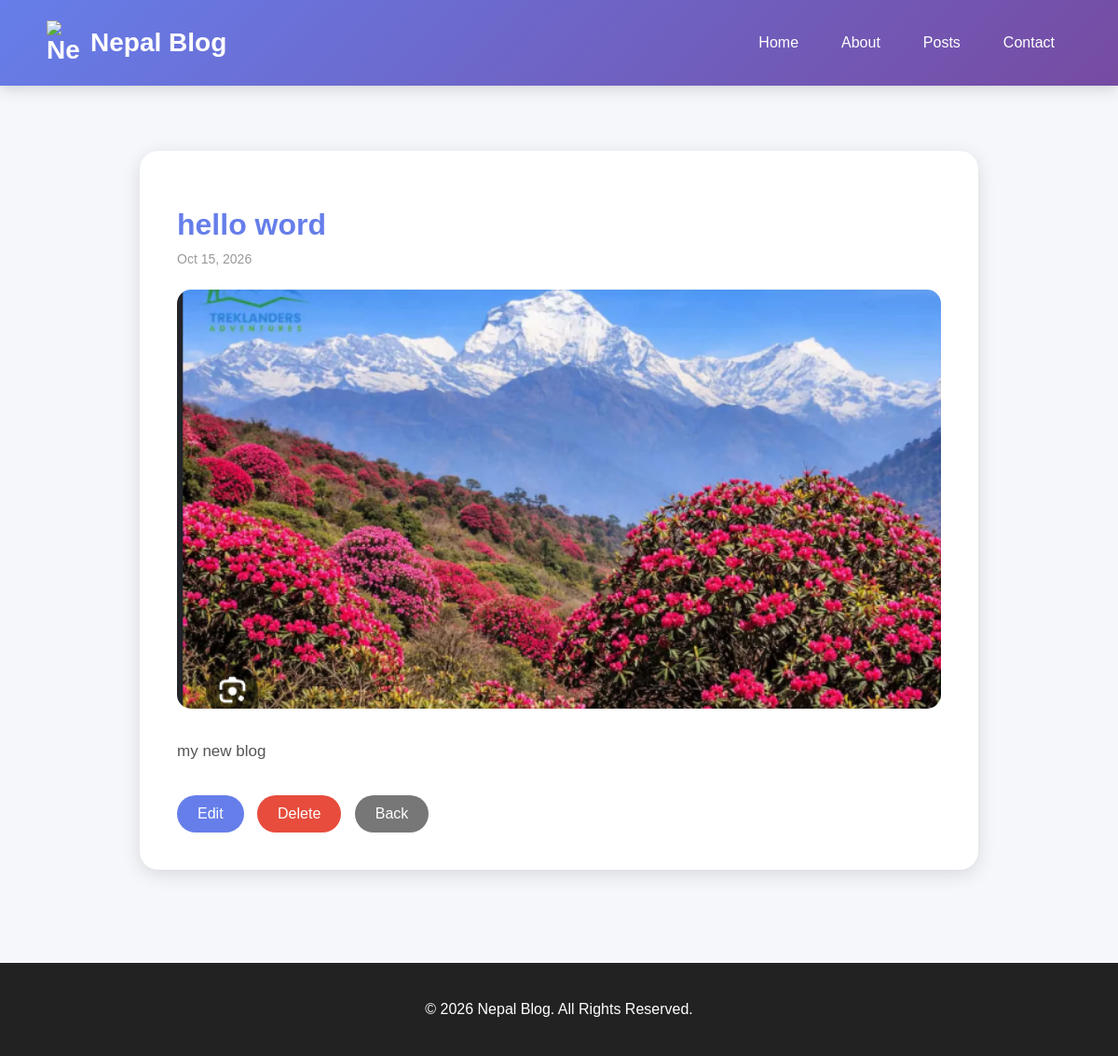
The page /posts/9/ on the database its author committed.
### blog/models.py (models this page shows, shortened)
class Post(models.Model):
    title = models.CharField(max_length=200)
    slug = models.SlugField(unique=True, blank=True, null=True)
    content = models.TextField()
    author = models.ForeignKey(
        settings.AUTH_USER_MODEL,
        on_delete=models.CASCADE,
        null=True,
        blank=True,
    )
    cover_image = models.ImageField(
        upload_to="posts/",
        blank=True,
        null=True
    )
    created_at = models.DateTimeField(auto_now_add=True)
    updated_at = models.DateTimeField(auto_now=True)

### blog/views.py (the view)
# urls.py: path("posts/<int:pk>/", views.post_detail, name="post_detail"),
def post_detail(request, pk):
    post = get_object_or_404(Post, pk=pk)
    return render(request, "blog/post_detail.html", {"post": post})

### blog/templates/blog/post_detail.html (shortened to what this page needs)
{% extends "blog/base.html" %}
{% block content %}
<div class="detail">
    <h1>
        {{ post.title }}
    </h1>
    <div class="date">
        {{ post.created_at|date:"M d, Y" }}
    </div>
    {% if post.cover_image %}
        <img
            src="{{ post.cover_image.url }}"
            alt="{{ post.title }}"
            class="cover"
        >
    {% endif %}
    <div class="content">
        {{ post.content|linebreaks }}
    </div>
    <a
        href="{% url 'post_edit' post.pk %}"
        class="button edit"
    >
        Edit
    </a>
    <a
        href="{% url 'post_delete' post.pk %}"
        class="button delete"
    >
        Delete
    </a>
    <a
        href="{% url 'post_list' %}"
        class="button back"
    >
        Back
    </a>
</div>
{% endblock %}

### blog/templates/blog/base.html (style rules this page uses)
* { box-sizing: border-box; }
body { margin: 0; font-family: Arial, sans-serif; background: #f5f7fb; color: #333; }

### blog/templates/blog/post_detail.html (style rules this page uses)
.detail { max-width: 900px; margin: 50px auto; background: white; padding: 40px; border-radius: 20px; box-shadow: 0 5px 20px rgba(0,0,0,0.12); }
.detail h1 { color: #667eea; margin-bottom: 10px; }
.date { color: #999; font-size: 14px; margin-bottom: 25px; }
.cover { width: 100%; max-height: 450px; object-fit: cover; border-radius: 15px; margin-bottom: 30px; display: block; }
.content { color: #555; line-height: 1.9; font-size: 17px; margin-bottom: 30px; }
.button { display: inline-block; padding: 11px 22px; margin-right: 10px; border-radius: 25px; text-decoration: none; color: white; }
.edit { background: #667eea; }
.delete { background: #e74c3c; }
.back { background: #777; }

### rows shown on the page
Post: title "hello word", created_at "Oct 15, 2026", cover_image (picture), content "my new blog"
